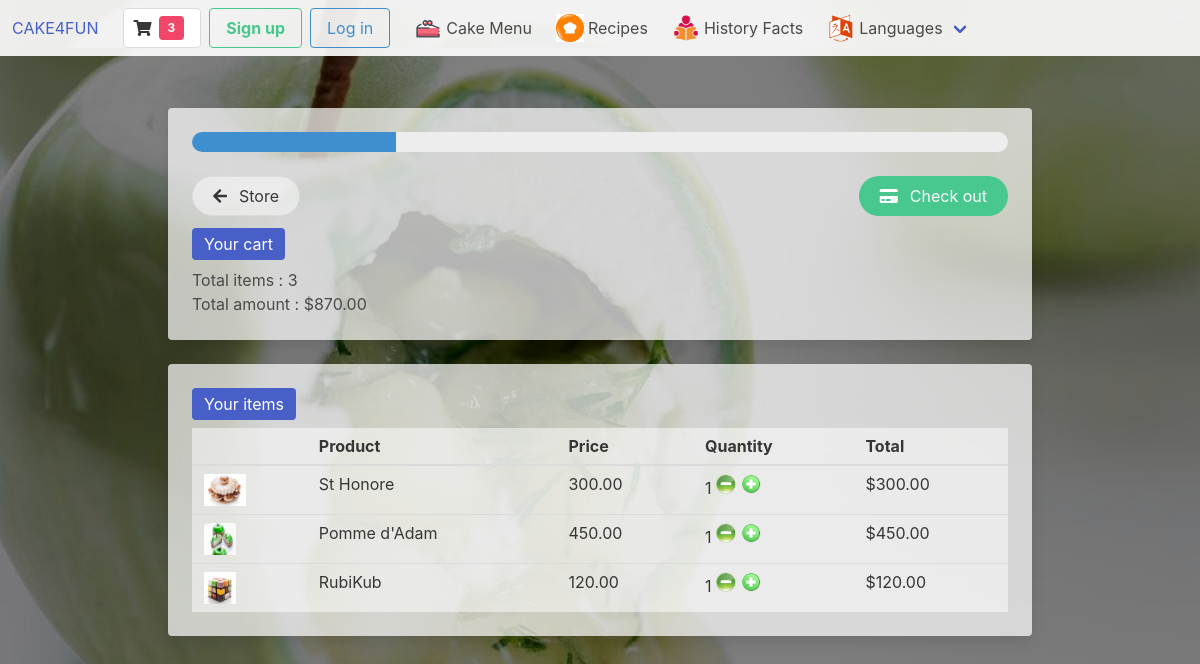
The app's page /cart/ (signed in) with its own data.
### mainstore/models.py (models this page shows, shortened)
class Order(models.Model):
    customer = models.ForeignKey(
        Customer, on_delete=models.SET_NULL, null=True, blank=True)
    creation_date = models.DateTimeField(auto_now_add=True)
    status = models.BooleanField(default=False)
    transaction_id = models.CharField(max_length=100, null=True)
    @property
    def get_total_cart(self):
        orderitems = self.composition_set.all()
        total = sum([item.get_total for item in orderitems])
        return total
    @property
    def get_cart_items(self):
        orderitems = self.composition_set.all()
        total = sum([item.quantity for item in orderitems])
        return total

class Composition(models.Model):
    product = models.ForeignKey(Item, on_delete=models.SET_NULL, null=True)
    order = models.ForeignKey(Order, on_delete=models.SET_NULL, null=True)
    quantity = models.IntegerField(default=0, null=True, blank=True)
    date_added = models.DateTimeField(auto_now_add=True)
    @property
    def get_total(self):
        total = self.product.iprice * self.quantity
        return total

class Item(models.Model):
    iname = models.CharField(max_length=200, null=False, blank=False)
    iprice = models.DecimalField(
        max_digits=7, decimal_places=2, null=True, blank=True)
    idigital = models.BooleanField(default=False, null=True, blank=False)
    idesc = models.TextField(max_length=500, null=True, blank=True)
    iimg = models.ImageField(null=True, blank=True,
                             upload_to="images/", verbose_name="Image")
    @property
    def imageURL(self):
        try:
            url = self.iimg.url
        except:
            url = ''
        return url

### mainstore/views.py (the view)
# urls.py: path('cart/', views.cart, name="cart"),
def cart(request):
    data = cartData(request)  # Call function in utils (DRY clean code)
    cartItems = data['cartItems']
    order = data['order']
    items = data['items']
    context = {'items': items, 'order': order, 'cartItems': cartItems}
    template = 'store/cart.html'
    return render(request, template, context)

### mainstore/utils.py (called while the page is built)
def cartData(request):
    if request.user.is_authenticated:
        customer = request.user.customer
        order, created = Order.objects.get_or_create(
            customer=customer, status=False)
        items = order.composition_set.all()
        cartItems = order.get_cart_items
    else:
        cookieData = cookieCart(request)
        cartItems = cookieData['cartItems']
        order = cookieData['order']
        items = cookieData['items']
    return {'items': items, 'order': order, 'cartItems': cartItems}

### mainstore/templates/store/cart.html
{% extends '../main.html' %}
{% load static %}
{% load mathfilters %}
    {% block content %}
    <div class="container is-max-widescreen py-6 px-6">
        <div class='container py-3 is-fullwidth'>
            <div class="card ctn">
                <div class="card-content">
                    <div class="table-main-info">
                        <progress class="progress is-medium is-info" value="25" max="100">50%</progress>
                        <div class="pb-3">
                            <a class="button is-rounded button-background" href="{% url 'store' %}"><i class="fa fa-arrow-left mr-3"
                                    aria-hidden="true"></i> Store</a>
                            <a class="button is-rounded is-success checkoutdiv" href="{% url 'checkout' %}"><i class="fa fa-credit-card mr-3"
                                    aria-hidden="true"></i> Check out</a>
                        </div>
                        <span class="tag is-link is-medium mb-2">Your cart</span>
                        <p>Total items : {{order.get_cart_items}}</p>
                        <p>Total amount : ${{order.get_total_cart}}</p>
                    </div>
                </div>
            </div>
        </div>
        <div class='container py-3 auto'>
            <div class="card ctn">
                <div class="card-content">
                    <div class="table-item-list">
                        <p><span class="tag is-link is-medium mb-2">Your items</span></p>
                            <table class="table is-hoverable is-fullwidth table-background">
                                <thead>
                                    <th></th>
                                    <th>Product</th>
                                    <th>Price</th>
                                    <th>Quantity</th>
                                    <th>Total</th>
                                </thead>
                                <tbody>
                                    {% for p in items %}
                                    <tr>
                                        <td><img class="cartimg" src="{{p.product.imageURL}}" alt=""></td>
                                        <td>{{ p.product.iname }}</td>
                                        <td>{{ p.product.iprice|floatformat:2 }}</td>
                                        <td>
                                            <div>
                                                {{ p.quantity }}
                                                <img data-item="{{ p.product.id }}" data-action="remove" class="mini-icon update-cart"
                                                    src="{% static 'images/minus.png' %}" alt="">
                                                <img data-item="{{ p.product.id }}" data-action="add" class="mini-icon update-cart" src="{% static 'images/plus.png' %}"
                                                    alt="">
                                            </div>
                                        </td>
                                        <td>${{ p.get_total }}</td>
                                    </tr>
                                    {% endfor %}
                                </tbody>
                            </table>
                    </div>
                </div>
            </div>
        </div>
    </div>
    {% endblock content %}

### static/css/main.css (style rules this page uses)
@media (min-width: 482px) { html, body { background-image: linear-gradient(rgba(0, 0, 0, 0.5), rgba(0, 0, 0, 0.5)), url(../images/background.jpg) !important; background-position: center; -webkit-background-size: cover; -moz-background-size: cover; -o-background-size: cover; background-size: cover; height: 100% !important; } }
@media (min-width: 482px) { ::placeholder { color: rgb(46, 46, 46) !important; opacity: 0.5; } }
@media (min-width: 482px) { .mini-icon { height: 20px; width: 20px; } }
@media (min-width: 482px) { .cartimg { max-height: 2em; } }
@media (min-width: 482px) { .checkoutdiv { float: right; } }
@media (min-width: 482px) { .button-background { background: rgba(255, 255, 255, 0.5) !important; } }
@media (min-width: 482px) { .ctn { background: rgba(255, 255, 255, 0.7) !important; } }
@media (min-width: 482px) { .table-background { background: rgba(255, 255, 255, 0.5) !important; } }

### records on screen
Order: get_cart_items "3", get_total_cart "870.00"
Composition: product.imageURL (picture), product.iname "St Honore", product.iprice "300.00", quantity "1", get_total "300.00"
Composition: product.imageURL (picture), product.iname "Pomme d'Adam", product.iprice "450.00", quantity "1", get_total "450.00"
Composition: product.imageURL (picture), product.iname "RubiKub", product.iprice "120.00", quantity "1", get_total "120.00"

### other values on screen
{{ cartItems }} "3"
